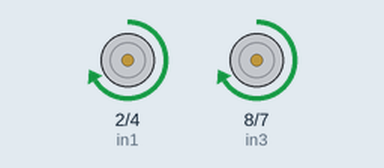
This sketch was run on a simulated Arduino Uno, built with avr-gcc and run on an emulated ATmega328P. Parts: motor-driver pin pairs drawn as motors (green arrow = first pin HIGH = forward, orange = second pin HIGH = backward, longer = more drive, scaled by the enable pin).

Above: at 1.0 s.
At 16.7 s:
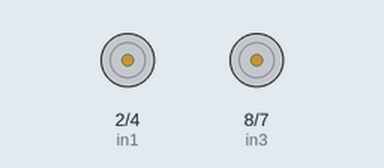
At 21.2 s:
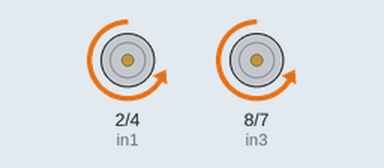
Timing chart, 0 to 23.7 s (numbered marks = the images above):
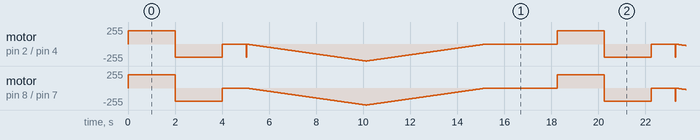

The sketch:

anotherL298N.ino
```cpp
/*
  ANOTHER L298N MOTOR
 */

 // motor A

 int enA = 3;
 int in1 = 2;
 int in2 = 4;

 //motor B

 int enB = 9;
 int in3 = 8;
 int in4 = 7;

 void setup()

 {
  pinMode (enA, OUTPUT);
  pinMode (enB, OUTPUT);
  pinMode (in1, OUTPUT);
  pinMode (in2, OUTPUT);
  pinMode (in3, OUTPUT);
  pinMode (in4, OUTPUT);
 }

void demo0()
{
  //turn on motor A

  digitalWrite(in1, HIGH);
  digitalWrite(in2, LOW);

  analogWrite(enA, 200);

  //turn on motor B

  digitalWrite(in3, HIGH);
  digitalWrite(in4, LOW);

  analogWrite(enB, 200);

  delay(2000);

  // change motor directions

  digitalWrite(in1, LOW);
  digitalWrite(in2, HIGH);
  digitalWrite(in3, LOW);
  digitalWrite(in4, HIGH);

  delay(2000);

  //turn off motors

  digitalWrite(in1, LOW);
  digitalWrite(in2, LOW);
  digitalWrite(in3, LOW);
  digitalWrite(in4, LOW);

}


void demo1()
{
  // turn on motors

  digitalWrite(in1, LOW);
  digitalWrite(in2, HIGH);
  digitalWrite(in3, LOW);
  digitalWrite(in4, HIGH);

  //accelerate from 0 to max speed

  for (int i = 0; i<256; i++)
  {
    analogWrite(enA, i);
    analogWrite(enB, i);

    delay(20);
  }

  //decelerate from max speed to 0

  for (int i = 255; i>=0; --i)
  {
    analogWrite(enA, i);
    analogWrite(enB, i);

    delay(20);
  }

//turnoff motors
  digitalWrite(in1, LOW);
  digitalWrite(in2, LOW);
  digitalWrite(in3, LOW);
  digitalWrite(in4, LOW);

}

void loop()
{
  demo0();
  delay(1000);

  demo1();
  delay(3000);
}
```
